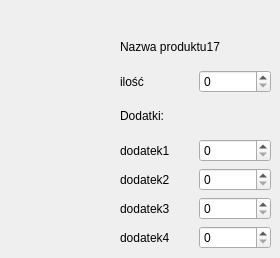
   <widget class="QWidget" name="page_17">
    <widget class="QWidget" name="layoutWidget_18">
     <property name="geometry">
      <rect>
       <x>120</x>
       <y>30</y>
       <width>151</width>
       <height>219</height>
      </rect>
     </property>
     <layout class="QVBoxLayout" name="verticalLayout_34">
      <item>
       <widget class="QLabel" name="label_232">
        <property name="text">
         <string>Nazwa produktu17</string>
        </property>
       </widget>
      </item>
      <item>
       <layout class="QHBoxLayout" name="horizontalLayout_166">
        <item>
         <widget class="QLabel" name="label_233">
          <property name="text">
           <string>ilość</string>
          </property>
         </widget>
        </item>
        <item>
         <widget class="QSpinBox" name="spinBox_166"/>
        </item>
       </layout>
      </item>
      <item>
       <widget class="QLabel" name="label_234">
        <property name="text">
         <string>Dodatki:</string>
        </property>
       </widget>
      </item>
      <item>
       <layout class="QHBoxLayout" name="horizontalLayout_167">
        <item>
         <widget class="QLabel" name="label_235">
          <property name="text">
           <string>dodatek1</string>
          </property>
         </widget>
        </item>
        <item>
         <widget class="QSpinBox" name="spinBox_167"/>
        </item>
       </layout>
      </item>
      <item>
       <layout class="QHBoxLayout" name="horizontalLayout_168">
        <item>
         <widget class="QLabel" name="label_236">
          <property name="text">
           <string>dodatek2</string>
          </property>
         </widget>
        </item>
        <item>
         <widget class="QSpinBox" name="spinBox_168"/>
        </item>
       </layout>
      </item>
      <item>
       <layout class="QHBoxLayout" name="horizontalLayout_169">
        <item>
         <widget class="QLabel" name="label_237">
          <property name="text">
           <string>dodatek3</string>
          </property>
         </widget>
        </item>
        <item>
         <widget class="QSpinBox" name="spinBox_169"/>
        </item>
       </layout>
      </item>
      <item>
       <layout class="QHBoxLayout" name="horizontalLayout_170">
        <item>
         <widget class="QLabel" name="label_238">
          <property name="text">
           <string>dodatek4</string>
          </property>
         </widget>
        </item>
        <item>
         <widget class="QSpinBox" name="spinBox_170"/>
        </item>
       </layout>
      </item>
     </layout>
    </widget>
   </widget>
